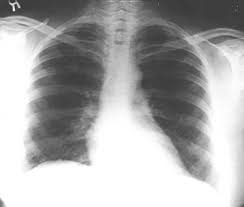
#> input picture Computer Vision/xray.jpg, 244 x 207 px
$ python 'built_in functions.py'
#> lines starting #> are read from the running program, lines starting #| are printed output that depends on the picture
# -*- coding: utf-8 -*-
"""
Created on Mon Oct 26 20:49:23 2020

@author: emnas
"""
import numpy as np
import cv2 as cv
from matplotlib import pyplot as plt
from skimage.util import random_noise
import random

img = cv.imread('xray.jpg',0)
#> img is the input picture: shape (207, 244); min 37, max 255, mean 172.9
gauss = random_noise(img, mode='gaussian')
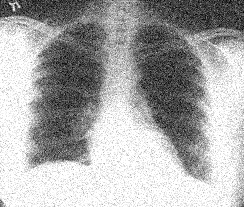
#> gauss: shape (207, 244) float64; min 0, max 1, mean 0.664
salt_pepper = random_noise(img, mode='s&p')
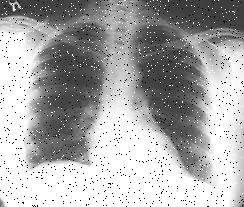
#> salt_pepper: shape (207, 244) float64; min 0, max 1, mean 0.668
poisson =random_noise(img,mode='poisson')
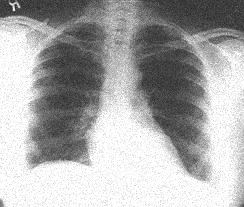
#> poisson: shape (207, 244) float64; min 0.145, max 1, mean 0.67
speckle=random_noise(img,mode='speckle')
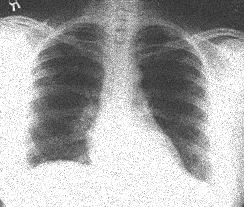
#> speckle: shape (207, 244) float64; min 0.118, max 1, mean 0.665

def periodic(img,scale):
    noisy_img=np.zeros(img.shape)

    seq=0,1
    axis=random.choice(seq)
    for i in range(0,img.shape[axis]):
        random_no=random.random()
        if axis==0:
            noisy_img[i,:]=(noisy_img[i,:]+random_no)*scale
        else:
            noisy_img[:,i]=(noisy_img[:,i]+random_no)*scale
    noisy_img=noisy_img.astype(np.uint8)
    return noisy_img
def periodic2(img,minIntensity,maxIntensity,scale):
#> called with minIntensity = 0, maxIntensity = 255, scale = 1
    noisy_img=np.zeros(img.shape)

    seq=0,1
    axis=random.choice(seq)
    random_no=random.randrange(minIntensity,maxIntensity,1)
    for x in range(0,img.shape[axis],scale+scale):
        for i in range(x,x+scale):
            if(x+scale<img.shape[axis]):
                #print(random_no)
                if axis==0:
                    noisy_img[i,:]=(noisy_img[i,:]+random_no)
                else:
                    noisy_img[:,i]=(noisy_img[:,i]+random_no)
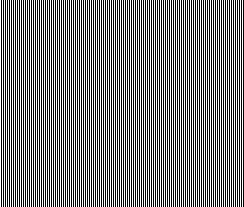
#> noisy_img: shape (207, 244) float64; values 0 (black) and 194 (white), 50% white in thin lines or dots
    noisy_img=noisy_img.astype(np.uint8)
    noisy_img=cv.add(noisy_img,img)
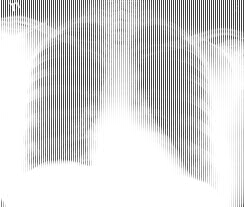
#> noisy_img: shape (207, 244); min 37, max 255, mean 213.9
    return noisy_img
# [5 lines of commented-out code are left out]
image=periodic2(img,0,255,1)

plt.subplot(231), plt.axis('off'), plt.imshow(img,cmap='gray'), plt.title('Origin')
plt.subplot(232), plt.axis('off'), plt.imshow(gauss,cmap='gray'), plt.title('Gaussian')
plt.subplot(233), plt.axis('off'), plt.imshow(salt_pepper,cmap='gray'), plt.title('Salt & Pepper')
plt.subplot(234), plt.axis('off'), plt.imshow(poisson,cmap='gray'), plt.title('poisson')
plt.subplot(235), plt.axis('off'), plt.imshow(speckle,cmap='gray'), plt.title('speckle')
plt.subplot(236),plt.axis('off'),plt.imshow(image,cmap='gray'),plt.title('periodic')
plt.show()
plt.close()

$ run again, with Computer Vision/01.jpg copied over Computer Vision/xray.jpg
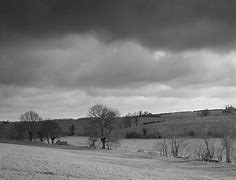
#> input picture Computer Vision/01.jpg, 236 x 180 px
#> img is the input picture: shape (180, 236); min 0, max 255, mean 120.4
#> after the loop in periodic2, `for x in range(0,img.shape[axis],scale+scale):`:
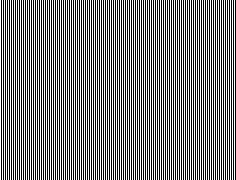
#> noisy_img: shape (180, 236) float64; values 0 (black) and 194 (white), 50% white in thin lines or dots
#> in periodic2, `noisy_img=cv.add(noisy_img,img)`:
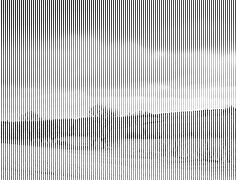
#> noisy_img: shape (180, 236); min 6, max 255, mean 187.2
